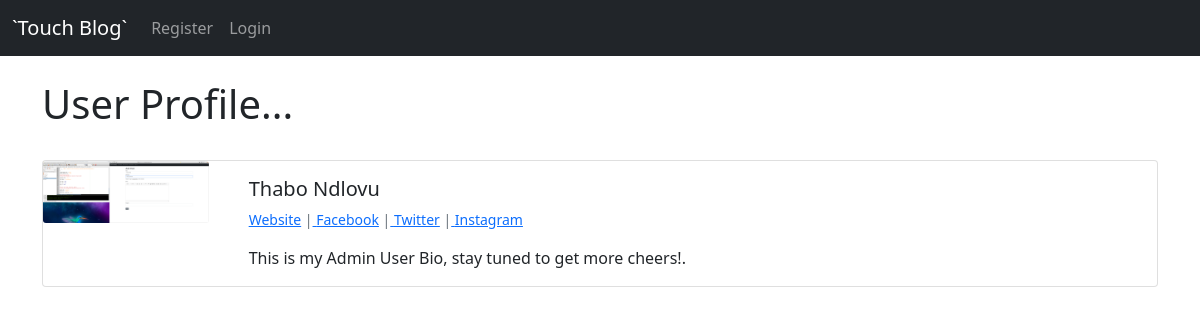
/members/1/profile/, run on the app's committed database.
### blog/models.py (models this page shows, shortened)
class Profile(models.Model):
	user = models.OneToOneField(User, null=True, on_delete=models.CASCADE)
	bio = models.TextField()
	profile_pic = models.ImageField(null=True, blank=True,upload_to="images/profile/")
	website_url = models.CharField(max_length=255, null=True, blank=True)
	facebook_url = models.CharField(max_length=255, null=True, blank=True)
	instagram_url = models.CharField(max_length=255, null=True, blank=True)
	twitter_url = models.CharField(max_length=255, null=True, blank=True)
	linkedin_url = models.CharField(max_length=255, null=True, blank=True)

### members/views.py (the view)
# urls.py: path('<int:pk>/profile/', ShowProfilePageView.as_view(), name="show_profile"),
class ShowProfilePageView(DetailView):
	model = Profile
	template_name = 'registration/user_profile.html'
	def get_context_data(self, *args, **kwargs):
		context = super(ShowProfilePageView, self).get_context_data(*args, **kwargs)
		page_user = get_object_or_404(Profile, id=self.kwargs['pk'])
		context["page_user"] = page_user
		return context

### members/templates/registration/user_profile.html (shortened to what this page needs)
{% extends 'base.html' %}
{% load static %}
{% block content %}
<h1>User Profile...</h1>
<br/>
		<div class="card mb-3">
	   <div class="row no-gutters">
	    <div class="col-md-2">
		{% if page_user.profile_pic %}
			<img src="{{ page_user.profile_pic.url }}" class="card-img">
		{% else %}
			<img src="{% static 'blog/images/default_profile_pic.png' %}" class="card-img">
		{% endif %}
		</div>
	    <diV class="col-md-10">
		  <div class="card-body">
			<h5 class="card-title"> {{ page_user.user.first_name }} {{ page_user.user.last_name }}</h5>
<p class="small text-muted">
	{% if page_user.website_url %}
		<a href="{{ page_user.website_url }}"> Website</a>
	{% endif %}
	{% if page_user.facebook_url %}
		|<a href="{{ page_user.facebook_url }}"> Facebook</a>
	{% endif %}
	{% if page_user.twitter_url %}
		|<a href="{{ page_user.twitter_url }}"> Twitter</a>
	{% endif %}
	{% if page_user.instagram_url %}
		|<a href="{{ page_user.instagram_url }}"> Instagram</a>
	{% endif %}
</p>
			<p class="card-text">{{ page_user.bio }}</p>
		  </div>
		</diV>
	   </div>
	</div>
{% endblock %}

### data on the page
Profile: profile_pic (picture), user.first_name "Thabo", user.last_name "Ndlovu", bio "This is my Admin User Bio, stay tuned to get more cheers!."
